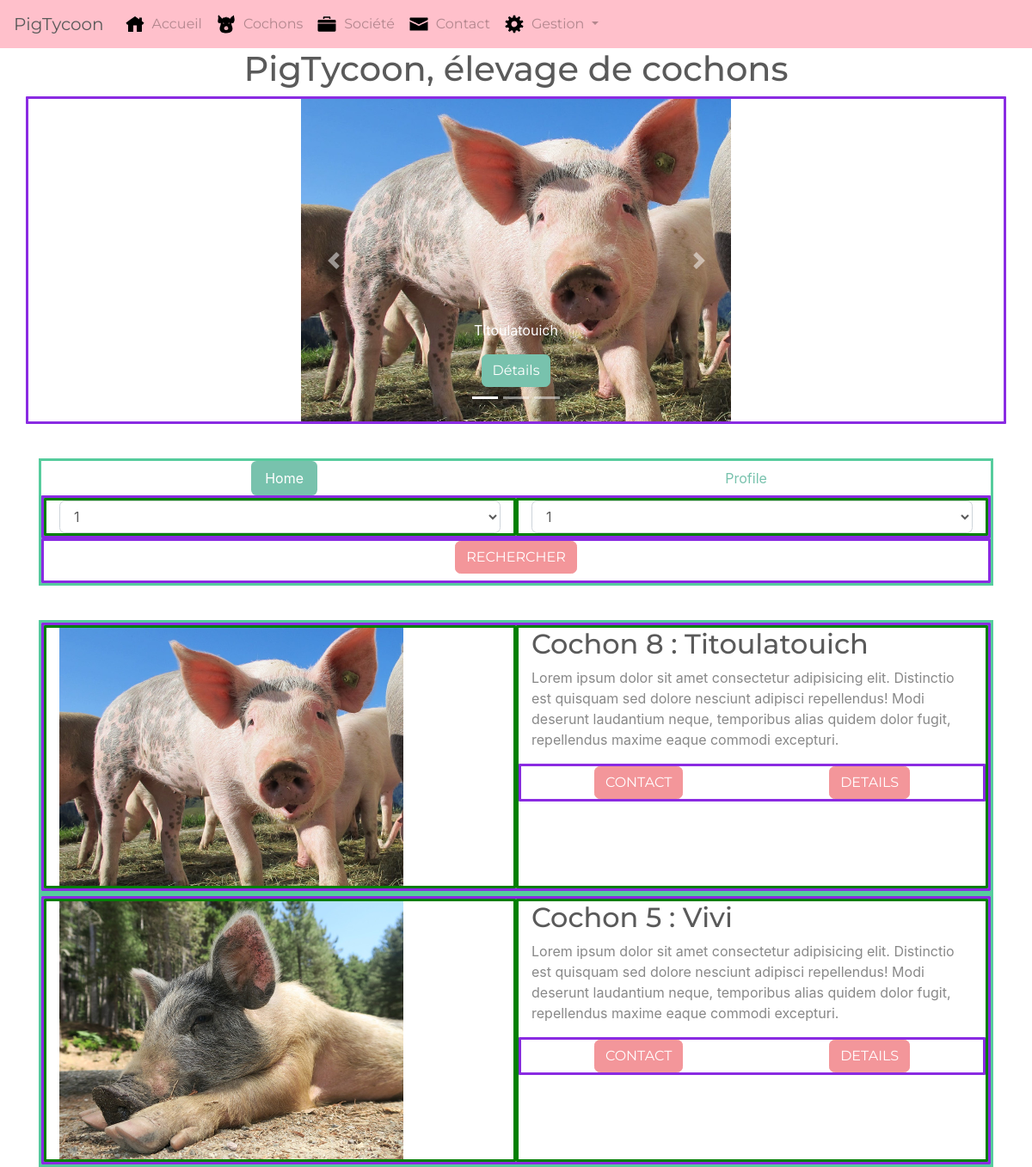
The page / on the database its author committed.
### tables this page shows
CREATE TABLE `photo` (
  `id_photo` int(11) NOT NULL,
  `name_photo` varchar(30) NOT NULL,
  `whichpig_photo` int(11) NOT NULL
);

CREATE TABLE `pig` (
  `id_pig` int(11) NOT NULL,
  `name_pig` varchar(100) NOT NULL,
  `sex_pig` tinyint(4) NOT NULL,
  `weight_pig` decimal(7,3) NOT NULL,
  `mother_pig` int(11) DEFAULT NULL,
  `father_pig` int(11) DEFAULT NULL,
  `birthdate_pig` datetime DEFAULT NULL,
  `deathdate_pig` datetime DEFAULT NULL,
  `state_pig` tinyint(4) NOT NULL DEFAULT '1',
  `thumbnail_pig` int(11) NOT NULL,
  `updated_at_pig` datetime DEFAULT NULL
);

### controllers/frontoffice.php (called while the page is built, shortened)
<?php
require_once('models/PigManager.php');
function home()
{
    $pigManager = new PigManager;
    $lastPigs = $pigManager->get3LastPig();
    $maxPigs = $pigManager->getCountPig();
    $randomId1 = random_int(1, $maxPigs);
    do {
        $randomId2 = random_int(1, $maxPigs);
    } while ($randomId1 == $randomId2);
    $randomPig1 = $pigManager->getPig($randomId1);
    $randomPig2 = $pigManager->getPig($randomId2);
    require('views/frontoffice/home.php');
}

### models/PigManager.php (called while the page is built, shortened)
<?php
class PigManager extends Manager
{
    function getPig($pigId)
    {
        $db = $this->dbConnect();
        $req = $db->prepare('SELECT
                             id_pig, name_pig, sex_pig,
                             weight_pig, mother_pig, father_pig,
                             DATE_FORMAT(birthdate_pig, \'%d/%m/%Y à %Hh%imin%ss\') AS birthdate_pig,
                             (DATEDIFF(deathdate_pig, NOW())) AS deathtime_pig,
                             state_pig, name_photo
                             FROM pig
                             LEFT JOIN photo
                             ON photo.id_photo = pig.thumbnail_pig
                             WHERE id_pig = ?');
        $req->execute(array($pigId));
        $pig = $req->fetch();
        return $pig;
    }
    public function get3LastPig()
    {
        $db = $this->dbConnect();
        $req = ("SELECT
                id_pig, name_pig, weight_pig, state_pig, name_photo, type_sex
                FROM pig
                LEFT JOIN photo
                ON photo.id_photo = pig.thumbnail_pig
                LEFT JOIN sex
                ON sex.id_sex = pig.sex_pig
                ORDER BY id_pig DESC LIMIT 3");
        $response = $db->query($req);
        $lastPigs = $response->fetchAll(PDO::FETCH_ASSOC);
        return $lastPigs;
    }
}

### views/frontoffice/home.php (the view, shortened to what this page needs)
<div class="title">
    <h1>PigTycoon, élevage de cochons</h1>
</div>
<div class="container container-home">
    <div class="row justify-content-center">
        <div id="carouselExampleCaptions" class="carousel slide" data-ride="carousel">
            <ol class="carousel-indicators">
                <li data-target="#carouselExampleCaptions" data-slide-to="0" class="active"></li>
                <li data-target="#carouselExampleCaptions" data-slide-to="1"></li>
                <li data-target="#carouselExampleCaptions" data-slide-to="2"></li>
            </ol>
            <div class="carousel-inner">
                <div class="carousel-item active">
                    <img src="./public/images/photos/<?= $lastPigs[0]['name_photo'] ?>" class="d-block img-fluid" alt="...">
                    <div class="carousel-caption d-none d-md-block">
                        <p><?= htmlspecialchars($lastPigs[0]['name_pig']) ?></p>
                        <a href=<?php echo("index.php?action=pig&id=".$lastPigs[0]['id_pig']) ?> ><button type="button" class="btn btn-primary">Détails</button></a>
                    </div>
                </div>
            </div>
            <a class="carousel-control-prev" href="#carouselExampleCaptions" role="button" data-slide="prev">
                <span class="carousel-control-prev-icon" aria-hidden="true"></span>
            </a>
            <a class="carousel-control-next" href="#carouselExampleCaptions" role="button" data-slide="next">
                <span class="carousel-control-next-icon" aria-hidden="true"></span>
            </a>
        </div>
    </div>
    <?php require('views/components/home/searchengine.php'); ?>
    <?php require('views/components/home/newpigs.php'); ?>
</div>
<?php require('template.php'); ?>

### views/components/home/newpigs.php
<div class="container newpig">
    <div class="row">
        <div class="col">
            <img src="./public/images/photos/<?= $randomPig1['name_photo'] ?>" alt="" width="400px" class="img-fluid">
        </div>
        <div class="col">
            <h2> Cochon <?= $randomPig1['id_pig'] ?> : <?= $randomPig1['name_pig'] ?> </h2>
            <p> Lorem ipsum dolor sit amet consectetur adipisicing elit. Distinctio est quisquam sed dolore nesciunt adipisci repellendus! Modi deserunt laudantium neque, temporibus alias quidem dolor fugit, repellendus maxime eaque commodi excepturi.</p>
            <div class="row justify-content-around">
                <button type="button" class="btn btn-secondary">CONTACT</button>
                <a href="index.php?action=pig"><button type="button" class="btn btn-secondary">DETAILS</button></a>
            </div>
        </div>
    </div>
</div>
<div class="container newpig">
    <div class="row">
        <div class="col">
            <img src="./public/images/photos/<?= $randomPig2['name_photo'] ?>" alt="" width="400px" class="img-fluid">
        </div>
        <div class="col">
            <h2> Cochon <?= $randomPig2['id_pig'] ?> : <?= $randomPig2['name_pig'] ?> </h2>
            <p> Lorem ipsum dolor sit amet consectetur adipisicing elit. Distinctio est quisquam sed dolore nesciunt adipisci repellendus! Modi deserunt laudantium neque, temporibus alias quidem dolor fugit, repellendus maxime eaque commodi excepturi.</p>
            <div class="row justify-content-around">
                <button type="button" class="btn btn-secondary">CONTACT</button>
                <a href="index.php?action=pig"><button type="button" class="btn btn-secondary">DETAILS</button></a>
            </div>
        </div>
    </div>
</div>

### public/css/style.css (style rules this page uses)
.title { text-align: center; color: red; }
body { margin: 0; background-size: cover; background-attachment: fixed; }
.carousel-inner { width: 500px !important; }
.newpig { border: solid #56CC9D; }
.row { border-style: solid; border-radius: 1px !important; border-color: blueviolet !important; }
.col { border-style: solid; border-radius: 1px !important; border-color: green; }

### rows shown on the page
photo: name_photo (picture)
pig: name_pig "Titoulatouich", photo.name_photo (picture), id_pig "8"
pig: photo.name_photo (picture), id_pig "5", name_pig "Vivi"
